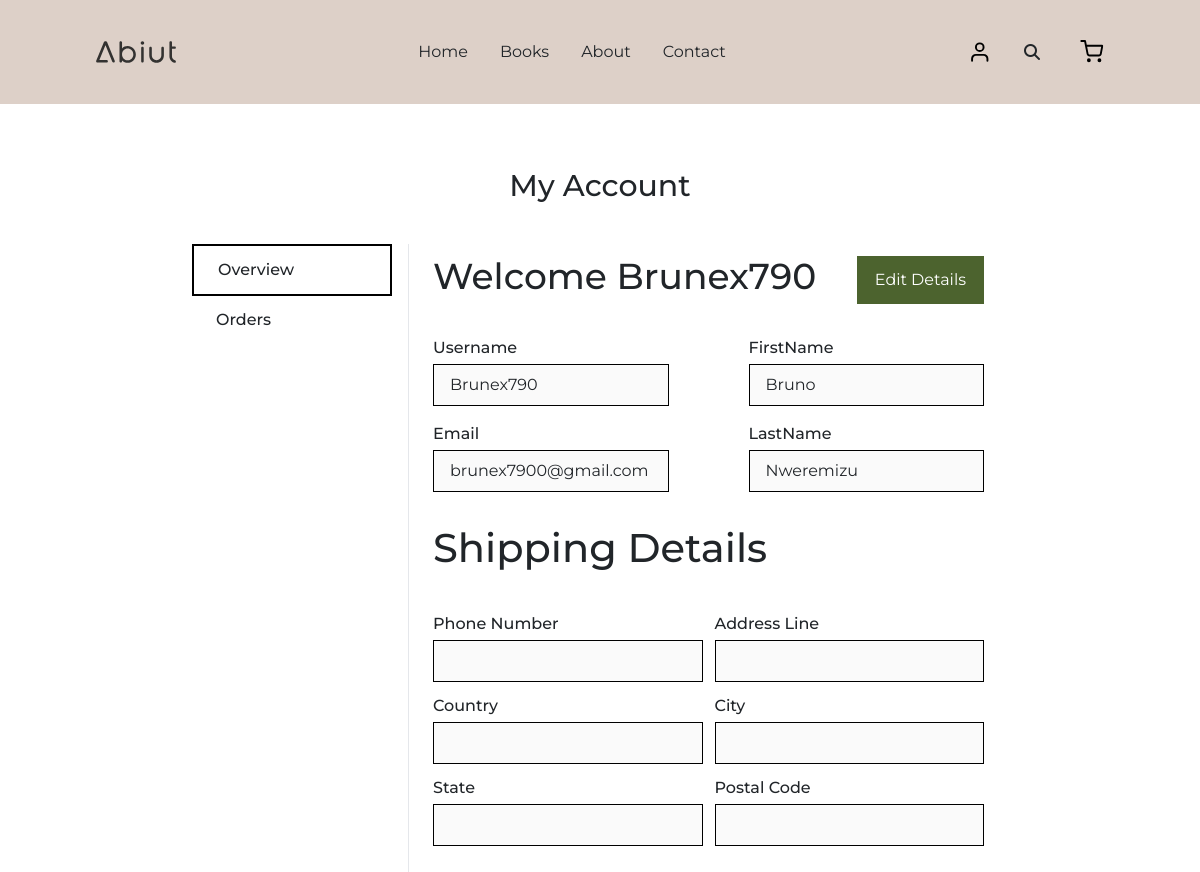
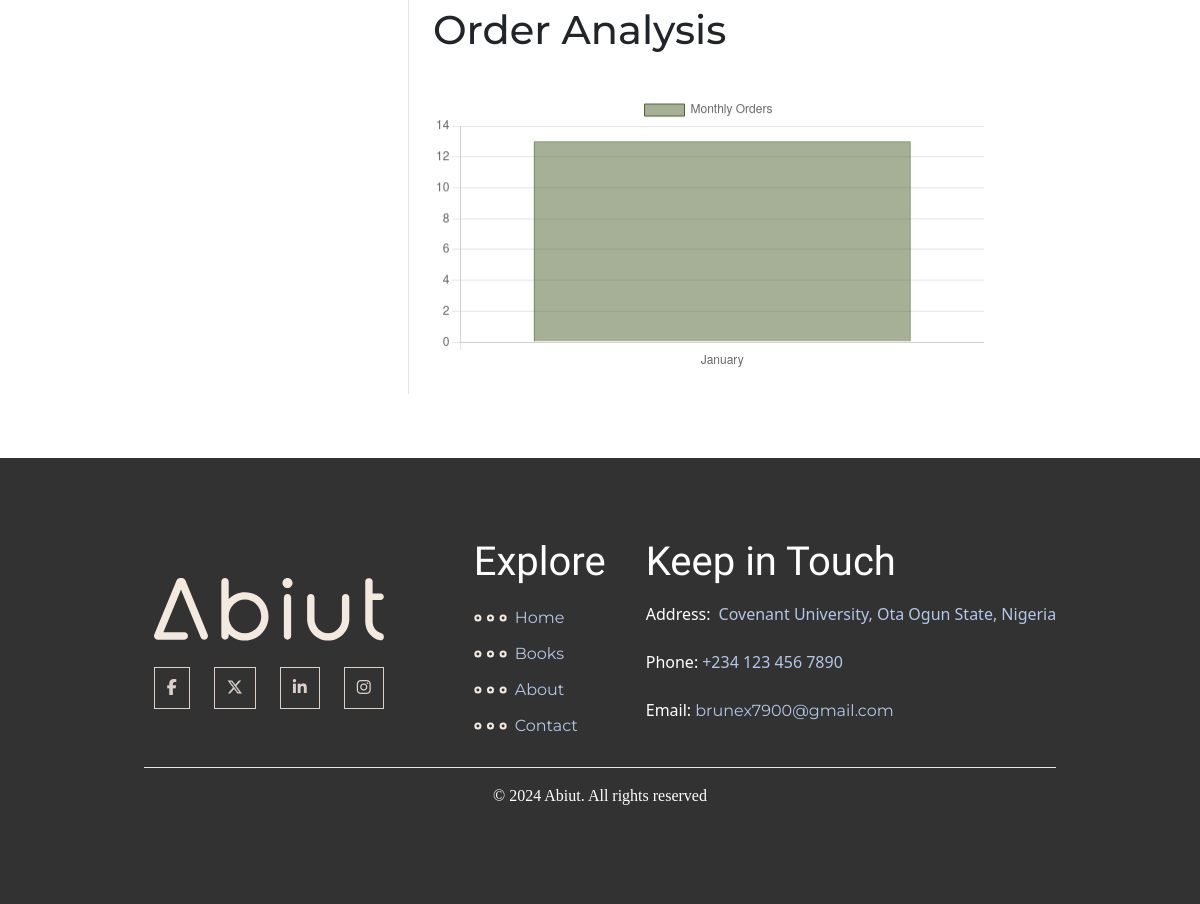
Before: /app/profile/ (signed in) with the older database file (2 pictures, top to bottom).
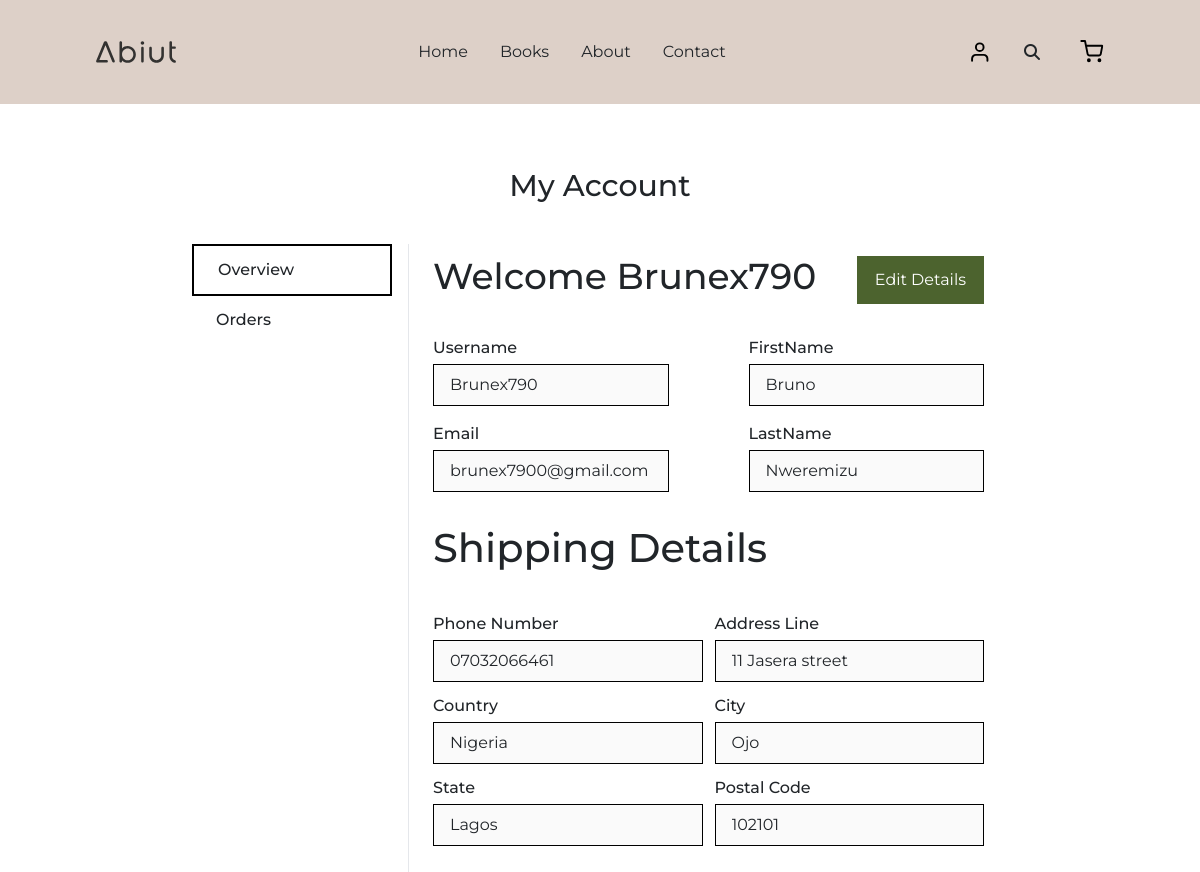
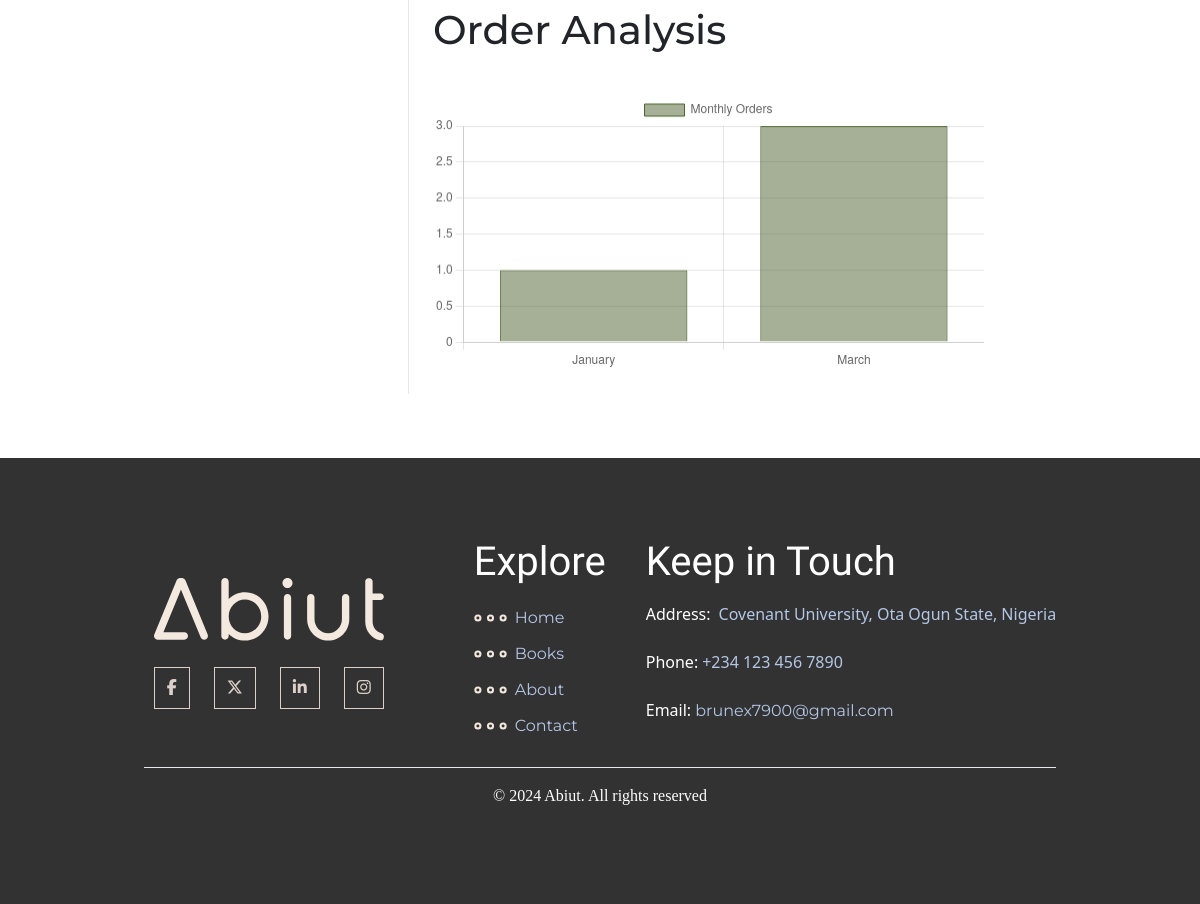
After: the same page with the newer database file (2 pictures, top to bottom).
### abuit_user/models.py (models this page shows)
class User(AbstractUser):
    email = models.EmailField(unique=True, null=False)
    first_name = models.CharField(max_length=50)
    last_name = models.CharField(max_length=50)
    username = models.CharField(max_length=100, unique=True)
    USERNAME_FIELD = "email"
    REQUIRED_FIELDS = ['username']
    def __str__(self):
        return self.username

### core/models.py (models this page shows, shortened)
class Address(models.Model):
    user = models.ForeignKey(User, on_delete=models.SET_NULL, null=True)
    address = models.CharField(max_length=100, null=True)
    city = models.CharField(max_length=100, null=True)
    state = models.CharField(max_length=100, null=True)
    zipcode = models.CharField(max_length=100, null=True)
    country = models.CharField(max_length=100, null=True)
    phone = models.CharField(max_length=100, null=True)
    status = models.BooleanField(default=False)
    class Meta:
        verbose_name_plural = "Address"

### core/views.py (the view)
# urls.py: path('profile/', views.profile, name='profile'),
def profile(request):
    if not request.user.is_authenticated:
        return redirect('abuit_user:login')
    user = request.user
    orders = CartOrder.objects.filter(user=user).order_by("-order_date")
    address = Address.objects.filter(user=user).first()
    orderr = CartOrder.objects.annotate(month=ExtractMonth('order_date')).values('month').annotate(count=Count('id')).values('month', 'count')
    monthly_order = []
    total_order = []
    for o in orderr:
        monthly_order.append(calendar.month_name[o['month']])
        total_order.append(o['count'])
    print(monthly_order)
    print(total_order)
    context = {
        "user": user,
        "orders": orders,
        "address": address,
        "monthly_order": monthly_order,
        "total_order": total_order,
    }
    return render(request, "core/profile.html", context)

### templates/core/profile.html (shortened to what this page needs)
{% extends 'layout/base.html' %}
{% load static %}
{% load humanize %}
{% block content %}
    {% include 'layout/navbar.html' %}
    <section class="tz-flex tw-h-full tz-py-16">
        <div class="tz-flex tz-flex-col tz-gap-8 tz-items-center tz-w-full tz-font-primary">
            <h1 class="tz-text-3xl">My Account</h1>
            <div class="tz-flex tz-flex-col md:tz-flex-row tz-gap-4 tz-w-full md:tz-px-20 lg:tz-px-48 tz-divide-x ">
                <div
                        class="tz-flex tz-flex-row md:tz-flex-col  md:tz-w-1/4 tz-font-medium tz-w-full tz-justify-center md:tz-justify-start">
                    <div class="tz-px-6 tz-py-3 active">
                        Overview
                    </div>
                    <div class="tz-px-6 tz-py-3 inactive">
                        Orders
                    </div>
                </div>
                <div class="tz-w-full md:tz-w-3/4">
                    <div class="tz-flex tz-flex-col tz-gap-3" id="overview">
                        <div class="tz-px-6 tz-py-3 tz-flex tz-flex-col tz-gap-8">
                            <div class="tz-flex tz-justify-between tz-w-full">
                                <h1 class="tz-text-4xl">Welcome {{ user.username }}</h1>
                                <button id="editb"
                                        class="tz-py-2 tz-px-4 tz-border-2 tz-border-transparent tz-bg-auth_btn tz-transition-all tz-ease-in tz-text-white hover:tz-border-2 hover:tz-border-black tz-duration-500">
                                    Edit
                                    Details
                                </button>
                            </div>
                            <div class="tz-flex tz-flex-col md:tz-flex-row tz-gap-20">
                                <div class="tz-flex tz-flex-col tz-gap-4 tz-w-full">
                                    <div class="tz-flex tz-flex-col tz-gap-1">
                                        <label for="username" class="tz-font-medium">Username</label>
                                        <input type="text" id="username" class=" tz-px-4 tz-py-2 tz-border tz-border-black
                                            focus:tz-border-2 focus:tz-border-primary focus:tz-outline-none"
                                               value="{{ user.username }}" disabled>
                                    </div>
                                    <div class="tz-flex tz-flex-col tz-gap-1">
                                        <label for="email" class="tz-font-medium">Email</label>
                                        <input type="text" id="email"
                                               class=" tz-px-4 tz-py-2 tz-border tz-border-black focus:tz-border-2 focus:tz-border-primary focus:tz-outline-none"
                                               value="{{ user.email }}" disabled>
                                    </div>
                                </div>
                                <div class="tz-flex tz-flex-col tz-gap-4 tz-w-full">
                                    <div class="tz-flex tz-flex-col tz-gap-1">
                                        <label for="fname" class="tz-font-medium">FirstName</label>
                                        <input type="text" id="fname" class="tz-px-4 tz-py-2 tz-border tz-border-black
                                        focus:tz-border-2 focus:tz-border-primary focus:tz-outline-none"
                                               value="{{ user.first_name }}" disabled>
                                    </div>
                                    <div class="tz-flex tz-flex-col tz-gap-1">
                                        <label for="lname" class="tz-font-medium">LastName</label>
                                        <input type="text" id="lname"
                                               class="tz-px-4 tz-py-2 tz-border tz-border-black focus:tz-border-2 focus:tz-border-primary focus:tz-outline-none"
                                               value="{{ user.last_name }}" disabled>
                                    </div>
                                </div>
                            </div>
                            <h1>Shipping Details</h1>
                            <div class="tz-grid tz-grid-cols-2 tz-gap-3">
                                <div class="tz-flex tz-flex-col tz-gap-1">
                                    <label for="phone-no" class="tz-font-medium">Phone Number</label>
                                    <input type="number" id="phone-no"
                                           class=" tz-px-4 tz-py-2 tz-border tz-border-black
                                        focus:tz-border-2 focus:tz-border-primary focus:tz-outline-none !tz-appearance-none"
                                           value="{{ address.phone }}" disabled>
                                </div>
                                <div class="tz-flex tz-flex-col tz-gap-1">
                                    <label for="Address" class="tz-font-medium">Address Line</label>
                                    <input type="text" id="Address" class=" tz-px-4 tz-py-2 tz-border tz-border-black
                                        focus:tz-border-2 focus:tz-border-primary focus:tz-outline-none"
                                           value="{{ address.address }}"
                                           disabled>
                                </div>
                                <div class="tz-flex tz-flex-col tz-gap-1">
                                    <label for="country" class="tz-font-medium">Country</label>
                                    <input type="text" id="country" class=" tz-px-4 tz-py-2 tz-border tz-border-black
                                        focus:tz-border-2 focus:tz-border-primary focus:tz-outline-none"
                                           value="{{ address.country }}"
                                           disabled>
                                </div>
                                <div class="tz-flex tz-flex-col tz-gap-1">
                                    <label for="city" class="tz-font-medium">City</label>
                                    <input type="text" id="city" class=" tz-px-4 tz-py-2 tz-border tz-border-black
                                        focus:tz-border-2 focus:tz-border-primary focus:tz-outline-none"
                                           value="{{ address.city }}"
                                           disabled>
                                </div>
                                <div class="tz-flex tz-flex-col tz-gap-1">
                                    <label for="state" class="tz-font-medium">State</label>
                                    <input type="text" id="state" class=" tz-px-4 tz-py-2 tz-border tz-border-black
                                        focus:tz-border-2 focus:tz-border-primary focus:tz-outline-none"
                                           value="{{ address.state }}"
                                           disabled>
                                </div>
                                <div class="tz-flex tz-flex-col tz-gap-1">
                                    <label for="postal-code" class="tz-font-medium">Postal Code</label>
                                    <input type="number" id="postal-code"
                                           class=" tz-px-4 tz-py-2 tz-border tz-border-black
                                        focus:tz-border-2 focus:tz-border-primary focus:tz-outline-none tz-appearance-none"
                                           value="{{ address.zipcode }}" disabled>
                                </div>
                            </div>
                            <h1>Order Analysis</h1>
                            <div class="tz-flex tz-flex-col tz-gap-1">
                                <canvas id="myChart" width="100" height="50"></canvas>
                            </div>
                        </div>
                    </div>
                </div>
            </div>
        </div>
    </section>
    {% include 'layout/footer.html' %}
    <script>
        const ctx = document.getElementById('myChart');
        new Chart(ctx, {
            type: 'bar',
            data: {
                labels: {{ monthly_order|safe }},
                datasets: [{
                    label: 'Monthly Orders',
                    data: {{ total_order|safe }},
                    backgroundColor: "rgba(76, 99, 46, 0.5 )",
                    borderColor: "rgba(76, 99,46, 1)",
                    borderWidth: 1
                }]
            },
            options: {
                scales: {
                    y: {
                        beginAtZero: true
                    }
                }
            }
        });
    </script>
{% endblock %}

### templates/layout/base.html (shortened to what this page needs)
{% load static %}
<!DOCTYPE html>
<html lang="en">
<head>
    <link type="text/css" rel="stylesheet" href="{% static 'output/main.css' %}">
    <link type="text/css" rel="stylesheet" href="{% static 'output/cart.css' %}">
    <link type="text/css" rel="stylesheet" href="{% static 'output/main1.css' %}">
    <link href="https://cdn.jsdelivr.net/npm/bootstrap@5.3.2/dist/css/bootstrap.min.css" rel="stylesheet"
>
</head>
<body>
{% block content %}
{% endblock %}
</body>
</html>

### templates/layout/navbar.html (shortened to what this page needs)
{% load static %}
{% load humanize %}
<div class="tw-flex tw-flex-row tw-justify-between  tw-py-10 tw-bg-primary tw-px-12 md:tw-px-24">
    <img src="{% static 'assests/logo.svg' %}" alt="logo" class="tw-w-20">
    <div class="tw-hidden md:tw-flex tw-flex-row tw-gap-8 tw-justify-center">
        <a href="{% url 'core:main' %}" class="underline-animation">
            Home
        </a>
        <a href="{% url 'core:books' %}" class="underline-animation">
            Books
        </a>
        <a href="javascript:void(0)" class="underline-animation">
            About
        </a>
        <a href="javascript:void(0)" class="underline-animation">
            Contact
        </a>
    </div>
    <div class="tw-flex tw-flex-row tw-gap-8 tw-items-center">
        <div class="dropdown">
            <a href="javascript:void(0)" class="" role="button" id="acc_down" data-bs-toggle="dropdown" aria-expanded="false">
                <img src="{% static 'assests/main/books/account.svg' %}" alt="search" class="tw-w-6">
            </a>
        </div>
        <div id="search-icon">
            <i class="fa-solid fa-magnifying-glass tw-w-6"></i>
        </div>
        <a href="javascript:void(0)" class="tw-relative cart_button">
            <img src="{% static 'assests/main/books/cart.svg' %}" alt="cart" class="tw-w-6">
        </a>
    </div>
</div>

### templates/layout/footer.html
{% load static %}
<div
        class="tw-relative footer tw-bg-secondary tw-py-20 tw-z-10 tw-px-20 tw-flex tw-flex-col tw-justify-center tw-items-center">
        <div class="tw-flex tw-flex-col md:tw-flex-row tw-gap-20 tw-border-b tw-pb-7">
            <div class="tw-flex tw-flex-col tw-gap-4 tw-justify-center tw-items-center">
                <img src="{% static 'assests/abiut beige .svg' %}" alt="logo">
                <div class="tw-flex tw-flex-row tw-gap-6">
                    <a href="" class="tw-py-2 tw-px-3 tw-border tw-border-primary">
                        <i class="fa-brands fa-facebook-f tw-text-primary"></i>
                    </a>
                    <a href="" class="tw-py-2 tw-px-3 tw-border tw-border-primary">
                        <i class="fa-brands fa-x-twitter tw-text-primary"></i>
                    </a>
                    <a href="" class="tw-py-2 tw-px-3 tw-border tw-border-primary">
                        <i class="fa-brands fa-linkedin-in tw-text-primary"></i>
                    </a>
                    <a href="" class="tw-py-2 tw-px-3 tw-border tw-border-primary">
                        <i class="fa-brands fa-instagram tw-text-primary"></i>
                    </a>
                </div>
            </div>
            <div class="tw-flex tw-md:flex-row tw-gap-10">
                <div class="tw-flex tw-flex-col tw-gap-3">
                    <h1 class="tw-text-white tw-font-footer">Explore</h1>
                    <div class="tw-flex tw-flex-row tw-gap-2">
                        <img src="{% static 'assests/main/nav.svg' %}" alt="nav" class="tw-w-1/4">
                        <a href="{% url 'core:main' %}" class="!tw-text-footer_link">Home</a>
                    </div>
                    <div class="tw-flex tw-flex-row tw-gap-2">
                        <img src="{% static 'assests/main/nav.svg' %}" alt="nav" class="tw-w-1/4">
                        <a href="{% url 'core:books' %}" class="!tw-text-footer_link">Books</a>
                    </div>
                    <div class="tw-flex tw-flex-row tw-gap-2">
                        <img src="{% static 'assests/main/nav.svg' %}" alt="nav" class="tw-w-1/4">
                        <a href="#" class="!tw-text-footer_link">About</a>
                    </div>
                    <div class="tw-flex tw-flex-row tw-gap-2">
                        <img src="{% static 'assests/main/nav.svg' %}" alt="nav" class="tw-w-1/4">
                        <a href="#" class="!tw-text-footer_link">Contact</a>
                    </div>
                </div>
                <div class="tw-flex tw-flex-col tw-gap-2">
                    <h1 class="tw-text-white tw-font-footer">Keep in Touch</h1>
                    <div class="tw-flex tw-flex-row tw-gap-2">
                        <p class="tw-text-white ">Address: </p>
                        <p class="tw-text-footer_link">Covenant University, Ota Ogun State, Nigeria</p>
                    </div>
                    <div class="tw-flex tw-flex-row tw-gap-1">
                        <p class="tw-text-white ">Phone:</p>
                        <p class="tw-text-footer_link">+234 123 456 7890</p>
                    </div>
                    <div class="tw-flex tw-flex-row tw-gap-1">
                        <p class="tw-text-white ">Email:</p>
                        <p class="tw-text-footer_link">
                            <a href="mailto:brunex7900@gmail.com"> brunex7900@gmail.com</a>
                        </p>
                    </div>
                </div>
            </div>
        </div>
        <div class="tw-flex tw-flex-col md:tw-flex-row tw-gap-4 tw-justify-center tw-items-center tw-mt-4">
            <p class="tw-text-white tw-font-secondary">© {{ year }} Abiut. All rights reserved</p>
        </div>
    </div>

Changed rows visible on the page:
added Address: phone "07032066461", address "11 Jasera street", country "Nigeria", city "Ojo", state "Lagos", zipcode "102101"
Other visible differences:
chart data {{ monthly_order|safe }}: ['January'] → ['January', 'March']
chart data {{ total_order|safe }}: [13] → [1, 3]
